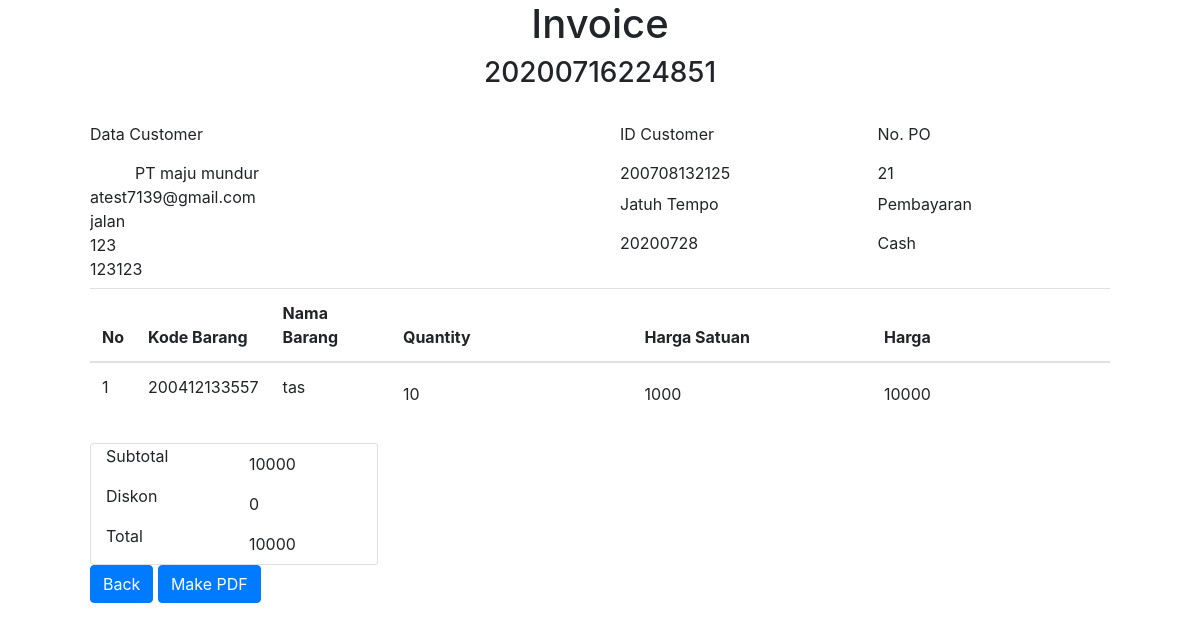
The page /transaksidetail.php?idtransaksi=20200716224851 on the database as committed earlier.
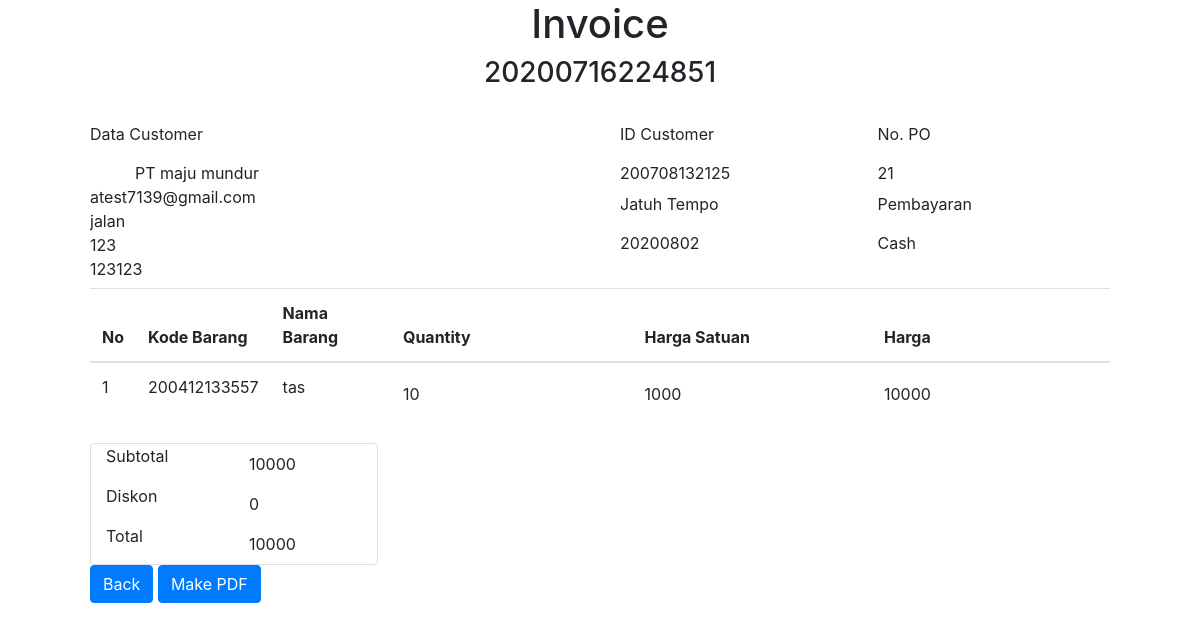
The same page on the database as committed later.
### tables this page shows
CREATE TABLE `transaksi` (
  `idtransaksi` varchar(14) NOT NULL,
  `idcustomer` varchar(12) NOT NULL,
  `jatuhtempo` varchar(14) NOT NULL,
  `nopo` varchar(12) NOT NULL,
  `pembayaran` varchar(6) NOT NULL,
  `produk` text NOT NULL,
  `subtotal` int(11) NOT NULL,
  `diskon` int(11) NOT NULL,
  `status` int(1) NOT NULL
);

### transaksidetail.php (the view, shortened to what the changed rows need)
<!doctype html>
<html lang="en">
  <head>
    <link rel="stylesheet" href="css/bootstrap.min.css">
  </head>
  <body>
	<div class="container" style="padding-left:5%; padding-right:5%;">
	<center><h1>Invoice</h1></center>
    <?php
        require('config.php');
        if( isset($_GET["idtransaksi"]) ){
            $idtransaksi = $_GET["idtransaksi"];
            $con = new mysqli($host, $dbid, $dbpass, $dbname);
            $stmt = $con->prepare( "SELECT * FROM transaksi Where idtransaksi = ? " );
            $stmt->bind_param("s", $idtransaksi ); $stmt->execute();
            $result = $stmt->get_result();
            while($row = mysqli_fetch_assoc($result)) {
                $idcustomer = strval($row["idcustomer"]);
                $jatuhtempo = $row["jatuhtempo"];
                $nopo = $row["nopo"];
                $pembayaran = $row["pembayaran"];
                $produk = json_decode( $row["produk"] );
                $subtotal = $row["subtotal"];
                $diskon = $row["diskon"];
            }
        }else{
            echo "<script language='javascript'>alert('ID tidak ditemukan');window.location.href = 'index.php';</script>";
        }
    ?>
    <div class="form-row">
        <div class="col-3">
          <div class="col">
            <label for="exampleInputText">ID Customer</label>
            <input type="number" name="jatuhtempo" id="jatuhtempo" class="form-control-plaintext" readonly value="<?php echo $idcustomer ?>"  >
          </div>
          <div class="col">
            <label for="exampleInputText">Jatuh Tempo</label>
            <input type="number" name="jatuhtempo" id="jatuhtempo" class="form-control-plaintext" readonly value="<?php echo $jatuhtempo ?>"  >
          </div>
        </div>
        <div class="col">
          <div class="col">
            <label for="exampleInputText">No. PO</label>
            <input type="text" name="nopo" id="nopo" class="form-control-plaintext" readonly value="<?php echo $nopo ?>"  >
          </div>
          <div class="col">
            <label for="exampleInputText">Pembayaran</label>
            <input type="text" name="nopo" id="nopo" class="form-control-plaintext" readonly value="<?php echo $pembayaran ?>"  >
          </div>
        </div>
    </div>
  <div class="form-group">
    <table class="table" id="tabel">
        <thead>
            <tr>
                <th scope="col">No</th>
                <th scope="col">Kode Barang</th>
                <th scope="col">Nama Barang</th>
                <th scope="col">Quantity</th>
                <th scope="col">Harga Satuan</th>
                <th scope="col">Harga</th>
            </tr>
        </thead>
        <tbody>
        <?php
        for($i=0;$i<sizeof($produk[0]);$i++){
            $j=$i+1;
            echo '
            <tr>
                <td> <p class="no" id= "no1" >'. $j .'</p> </td>
                <td>
                    '.$produk[0][$i].'
                </td>
                <td>
                    '.$produk[1][$i].'
                </td>
                <td><input type="text" class="form-control-plaintext" id= "qty1" name="qty[]" value="'.$produk[2][$i].'" readonly ></td>
                <td><input type="text" class="form-control-plaintext" id= "hargasatuan1" name="hargasatuan[]"  value="'.$produk[3][$i].'" readonly ></td>
                <td><input type="text" class="form-control-plaintext" id= "hargatotal1" name="harga[]"  value="'.$produk[4][$i].'" readonly ></td>
            </tr>
            ';
        }
        ?>
        </tbody>
    </table>
  </div>
  <div class="card justify-content-end" style="width: 18rem;">
    <div class="form-inline">
        <div class="col">
            <input type="text" class="form-control-plaintext" id="subtotal" name="subtotal" value="<?php echo $subtotal ?>" readonly>
        </div>
    </div>
    <div class="form-inline">
        <div class="col">
            <input type="number" class="form-control-plaintext" id="diskon" name="diskon" value="<?php echo $diskon ?>" readonly>
        </div>
    </div>
    <div class="form-inline">
        <div class="col">
            <input type="text" class="form-control-plaintext inputan" id="total" name="total" value="<?php echo $subtotal-$diskon ?>" readonly>
        </div>
    </div>
  </div>
</div>
  </body>
</html>

Rows that differ between the two databases and show on the page:
changed transaksi "tas": jatuhtempo "20200728" → "20200802"
